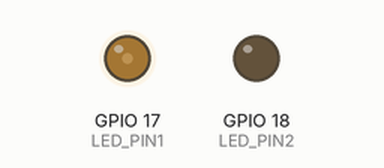
This program was run on a simulated Raspberry Pi (BCM pin numbers). On the bench: output pins drawn as LEDs (lit = HIGH). What the program prints to the terminal is not drawn.

Above: at 1.15 s.
At 2.0 s:
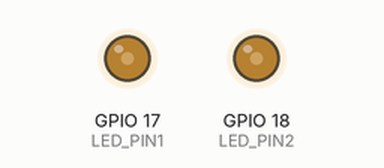
At 22.55 s:
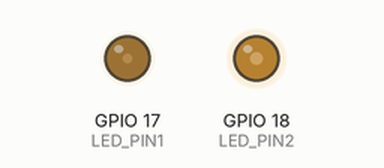
At 23.4 s:
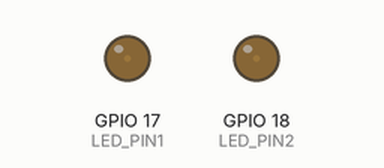
Timing chart, 0 to 24.9 s (numbered marks = the images above):
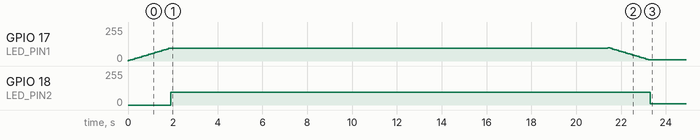

Measured:
- by itself, GPIO 17 (LED_PIN1): rises from 0/255 to 100/255 in 21.4 s, then falls to 10/255 in 1.8 s
- by itself, GPIO 18 (LED_PIN2): 0/255 → 95/255 at 1.9 s, → 10/255 21.4 s later

The program:

pigpio_pwm.py
```python
import time
import pigpio
LED_PIN1 = 17
LED_PIN2 = 18
#connect to pigpiod daemon
pi = pigpio.pi()
# setup pin as an output
pi.set_mode(LED_PIN1, pigpio.OUTPUT)
pi.set_mode(LED_PIN2, pigpio.OUTPUT)

# pi set frequency
pi.set_PWM_frequency(LED_PIN1, 100)
print(pi.get_PWM_frequency(LED_PIN1))
pi.set_PWM_frequency(LED_PIN2, 200)
print(pi.get_PWM_frequency(LED_PIN2))
while True:
  while True:
    # increase duty cycle by 5, it will speed up the motor
    # or will increase LED brightness
    for i in range(5, 100, 5):
        pi.set_PWM_dutycycle(LED_PIN1,i);time.sleep(0.1)

    for j in range(5, 200, 5):
        pi.set_PWM_dutycycle(LED_PIN2,i);time.sleep(0.5)

    # decrease duty cycle by 5, it will slow down the motor
    # or will decrease LED brightness
    for i in range(100, 5, -5):
        pi.set_PWM_dutycycle(LED_PIN1,i);time.sleep(0.1)

    for j in range(200, 5, -5):
        pi.set_PWM_dutycycle(LED_PIN2,i);time.sleep(0.5)
#cleanup
pi.set_mode(LED_PIN, pigpio.INPUT)
#disconnect
pi.stop()
```
